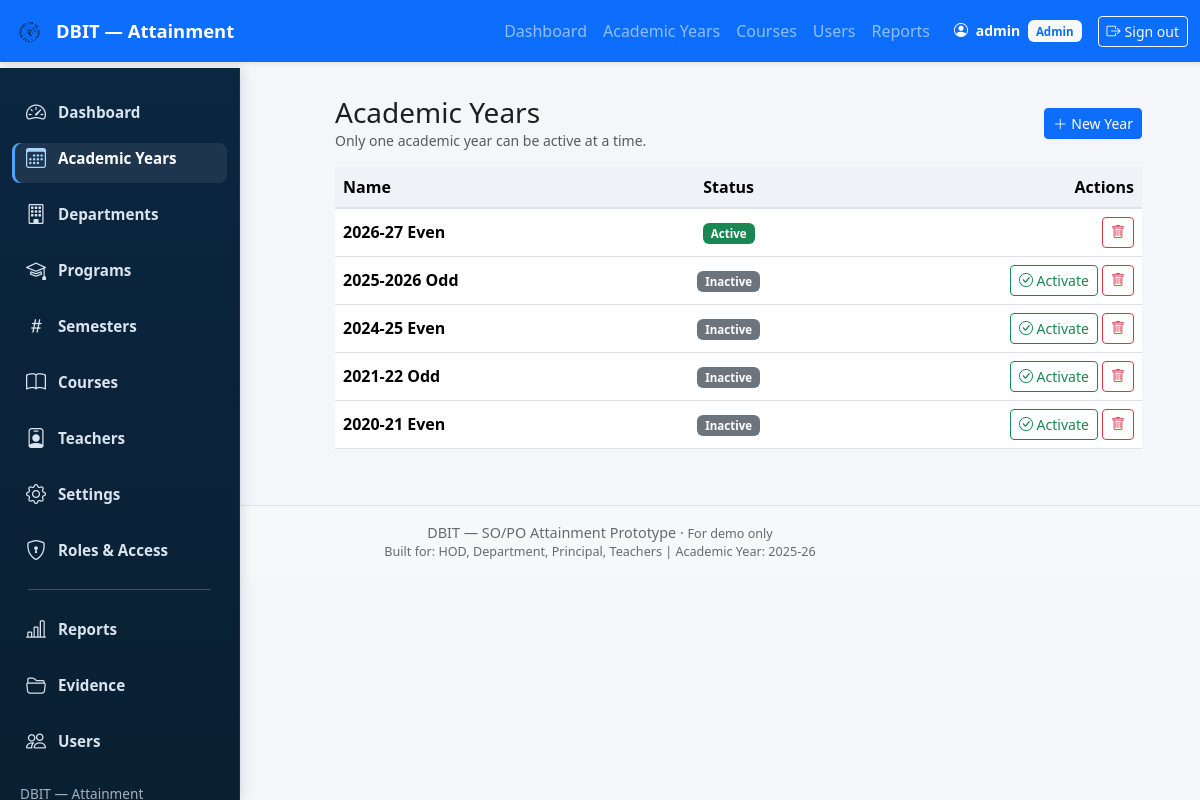
/admin-panel/academic-years/ (signed in), run on an earlier commit of the app's database.
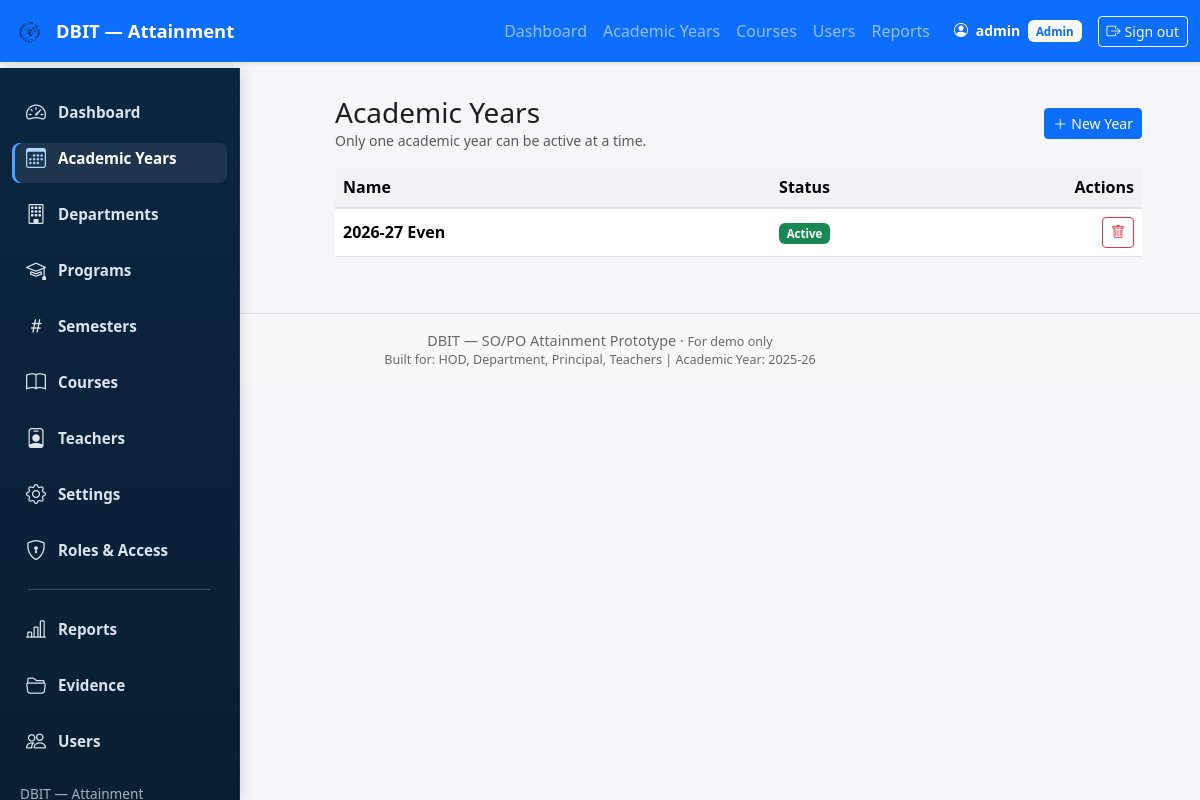
And on a later commit of the database.
### attainment/models.py (models this page shows, shortened)
class AcademicYear(models.Model):
    name = models.CharField(max_length=20, unique=True)
    is_active = models.BooleanField(default=False)

### attainment/admin_views.py (the view)
# urls.py: path('admin-panel/academic-years/', av.admin_academic_years, name="admin_academic_years"),
@login_required
@role_required('ADMIN')
def admin_academic_years(request):
    years = AcademicYear.objects.all().order_by("-is_active", "-name")
    return render(request, "admin_panel/academic_years.html", {"years": years})

### attainment/utils/rbac.py (called while the page is built)
def role_required(*allowed_roles):
    def decorator(view_func):
        @wraps(view_func)
        def _wrapped(request, *args, **kwargs):
            profile = getattr(request.user, "profile", None)
            if profile is None or profile.role not in allowed_roles:
                html = render_to_string("403.html", request=request)
                return HttpResponseForbidden(html)
            return view_func(request, *args, **kwargs)
        return _wrapped
    return decorator

### templates/admin_panel/academic_years.html (shortened to what this page needs)
{% extends "base.html" %}
{% block content %}
<div class="row">
  <div class="col-md-3">{% include "components/sidebar_admin.html" %}</div>
  <div class="col-md-9">
    <div class="d-flex justify-content-between align-items-center mb-3">
      <div>
        <h3 class="mb-0">Academic Years</h3>
        <div class="text-muted small">Only one academic year can be active at a time.</div>
      </div>
      <button class="btn btn-primary btn-sm" data-bs-toggle="modal" data-bs-target="#createAYModal">
        <i class="bi bi-plus-lg me-1"></i>New Year
      </button>
    </div>
    <div class="table-responsive">
      <table class="table table-hover align-middle">
        <thead class="table-light">
          <tr>
            <th>Name</th>
            <th class="text-center">Status</th>
            <th class="text-end">Actions</th>
          </tr>
        </thead>
        <tbody>
          {% for ay in years %}
          <tr>
            <td>
              <strong>{{ ay.name }}</strong>
            </td>
            <td class="text-center">
              {% if ay.is_active %}
                <span class="badge bg-success">Active</span>
              {% else %}
                <span class="badge bg-secondary">Inactive</span>
              {% endif %}
            </td>
            <td class="text-end">
              {% if not ay.is_active %}
              <form method="post" action="{% url 'admin_activate_academic_year' ay.pk %}" class="d-inline">
                <button class="btn btn-outline-success btn-sm" title="Activate">
                  <i class="bi bi-check-circle"></i> Activate
                </button>
              </form>
              {% endif %}
              <button class="btn btn-outline-danger btn-sm" title="Delete"
                      data-bs-toggle="modal" data-bs-target="#deleteAYModal{{ ay.pk }}">
                <i class="bi bi-trash"></i>
              </button>
            </td>
          </tr>
          {% empty %}
          <tr>
            <td colspan="3" class="text-center text-muted py-4">No academic years yet. Create one above.</td>
          </tr>
          {% endfor %}
        </tbody>
      </table>
    </div>
  </div>
</div>
{% endblock %}

What changed in the data, as far as the page shows it:
removed AcademicYear: name "2025-2026 Odd", is_active "Inactive"
removed AcademicYear: name "2024-25 Even", is_active "Inactive"
removed AcademicYear: name "2021-22 Odd", is_active "Inactive"
removed AcademicYear: name "2020-21 Even", is_active "Inactive"
